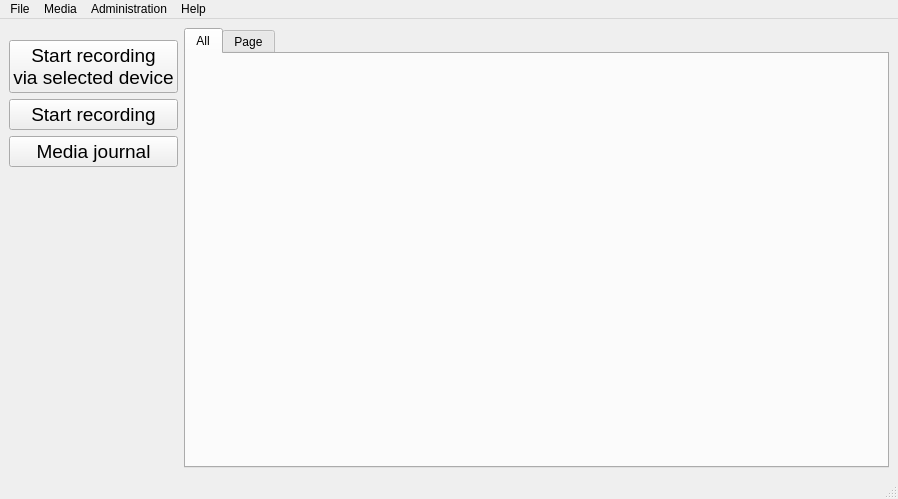
<?xml version="1.0" encoding="UTF-8"?>
<ui version="4.0">
 <class>CBuksanSpy</class>
 <widget class="QMainWindow" name="CBuksanSpy">
  <property name="geometry">
   <rect>
    <x>0</x>
    <y>0</y>
    <width>898</width>
    <height>499</height>
   </rect>
  </property>
  <property name="windowTitle">
   <string>BuksanSpy</string>
  </property>
  <widget class="QWidget" name="centralwidget">
   <layout class="QGridLayout" name="gridLayout">
    <item row="3" column="0">
     <widget class="QPushButton" name="pushButton_2">
      <property name="font">
       <font>
        <pointsize>14</pointsize>
       </font>
      </property>
      <property name="contextMenuPolicy">
       <enum>Qt::ContextMenuPolicy::ActionsContextMenu</enum>
      </property>
      <property name="text">
       <string>Start recording</string>
      </property>
      <property name="flat">
       <bool>false</bool>
      </property>
     </widget>
    </item>
    <item row="5" column="0">
     <spacer name="verticalSpacer">
      <property name="orientation">
       <enum>Qt::Orientation::Vertical</enum>
      </property>
      <property name="sizeHint" stdset="0">
       <size>
        <width>20</width>
        <height>40</height>
       </size>
      </property>
     </spacer>
    </item>
    <item row="2" column="0">
     <widget class="QPushButton" name="pushButton_4">
      <property name="font">
       <font>
        <pointsize>14</pointsize>
       </font>
      </property>
      <property name="text">
       <string>Start recording 
via selected device</string>
      </property>
      <property name="flat">
       <bool>false</bool>
      </property>
     </widget>
    </item>
    <item row="0" column="1" rowspan="6">
     <layout class="QGridLayout" name="CamLayout">
      <item row="0" column="0">
       <widget class="QTabWidget" name="Cams_TabWidget">
        <property name="currentIndex">
         <number>0</number>
        </property>
        <widget class="QWidget" name="AllCams">
         <property name="sizePolicy">
          <sizepolicy hsizetype="Preferred" vsizetype="Preferred">
           <horstretch>0</horstretch>
           <verstretch>0</verstretch>
          </sizepolicy>
         </property>
         <property name="minimumSize">
          <size>
           <width>0</width>
           <height>0</height>
          </size>
         </property>
         <attribute name="title">
          <string>All</string>
         </attribute>
         <widget class="QWidget" name="gridLayoutWidget">
          <property name="geometry">
           <rect>
            <x>0</x>
            <y>0</y>
            <width>651</width>
            <height>401</height>
           </rect>
          </property>
          <layout class="QGridLayout" name="camslay"/>
         </widget>
        </widget>
        <widget class="QWidget" name="tab">
         <attribute name="title">
          <string>Page</string>
         </attribute>
        </widget>
       </widget>
      </item>
     </layout>
    </item>
    <item row="4" column="0">
     <widget class="QPushButton" name="pushButton_3">
      <property name="font">
       <font>
        <pointsize>14</pointsize>
       </font>
      </property>
      <property name="text">
       <string>Media journal</string>
      </property>
      <property name="flat">
       <bool>false</bool>
      </property>
     </widget>
    </item>
   </layout>
  </widget>
  <widget class="QMenuBar" name="menubar">
   <property name="geometry">
    <rect>
     <x>0</x>
     <y>0</y>
     <width>898</width>
     <height>22</height>
    </rect>
   </property>
   <widget class="QMenu" name="menu">
    <property name="title">
     <string>File</string>
    </property>
    <addaction name="separator"/>
    <addaction name="InitCams_action"/>
    <addaction name="StartAllCams_Action"/>
    <addaction name="StartCurrentCam_Action"/>
    <addaction name="Quit_Action"/>
   </widget>
   <widget class="QMenu" name="menu_2">
    <property name="title">
     <string>Media</string>
    </property>
   </widget>
   <widget class="QMenu" name="menu_3">
    <property name="title">
     <string>Administration</string>
    </property>
    <widget class="QMenu" name="menu_4">
     <property name="title">
      <string>Users and groups</string>
     </property>
     <addaction name="users_Action"/>
    </widget>
    <widget class="QMenu" name="menu_5">
     <property name="title">
      <string>Devices</string>
     </property>
     <addaction name="ShowDevList_Action"/>
    </widget>
    <addaction name="separator"/>
    <addaction name="menu_4"/>
    <addaction name="separator"/>
    <addaction name="menu_5"/>
    <addaction name="eventlog_Action"/>
   </widget>
   <widget class="QMenu" name="menu_6">
    <property name="title">
     <string>Help</string>
    </property>
    <addaction name="action_help"/>
    <addaction name="action_Qt"/>
   </widget>
   <addaction name="menu"/>
   <addaction name="menu_2"/>
   <addaction name="menu_3"/>
   <addaction name="menu_6"/>
  </widget>
  <widget class="QStatusBar" name="statusbar"/>
  <action name="StartAllCams_Action">
   <property name="text">
    <string>Start recording</string>
   </property>
   <property name="shortcut">
    <string>Ctrl+Shift+A</string>
   </property>
  </action>
  <action name="StartCurrentCam_Action">
   <property name="text">
    <string>Start recording via selected device</string>
   </property>
   <property name="shortcut">
    <string>Ctrl+Shift+C</string>
   </property>
  </action>
  <action name="Quit_Action">
   <property name="text">
    <string>Exit</string>
   </property>
   <property name="shortcut">
    <string>Ctrl+Shift+Q</string>
   </property>
  </action>
  <action name="users_Action">
   <property name="text">
    <string>Users</string>
   </property>
   <property name="shortcut">
    <string>Ctrl+Shift+U</string>
   </property>
  </action>
  <action name="MandatoryGroups_Action">
   <property name="text">
    <string>Mandate groups</string>
   </property>
   <property name="shortcut">
    <string>Ctrl+Shift+M</string>
   </property>
  </action>
  <action name="AddDevice_Action">
   <property name="text">
    <string>Add device</string>
   </property>
  </action>
  <action name="InitCams_action">
   <property name="text">
    <string>Init devices</string>
   </property>
   <property name="shortcut">
    <string>Ctrl+Shift+I</string>
   </property>
  </action>
  <action name="AddDev_Action">
   <property name="text">
    <string>Add device</string>
   </property>
   <property name="shortcut">
    <string>Ctrl+Shift+N</string>
   </property>
  </action>
  <action name="ShowDevList_Action">
   <property name="text">
    <string>Show devices list</string>
   </property>
   <property name="shortcut">
    <string>Ctrl+Shift+S</string>
   </property>
  </action>
  <action name="eventlog_Action">
   <property name="text">
    <string>Event journal</string>
   </property>
   <property name="toolTip">
    <string>Event journal</string>
   </property>
   <property name="shortcut">
    <string>Ctrl+Shift+L</string>
   </property>
  </action>
  <action name="action_help">
   <property name="text">
    <string>User manual</string>
   </property>
  </action>
  <action name="action_Qt">
   <property name="text">
    <string>About Qt</string>
   </property>
   <property name="toolTip">
    <string>About Qt</string>
   </property>
  </action>
 </widget>
 <resources/>
 <connections/>
</ui>
